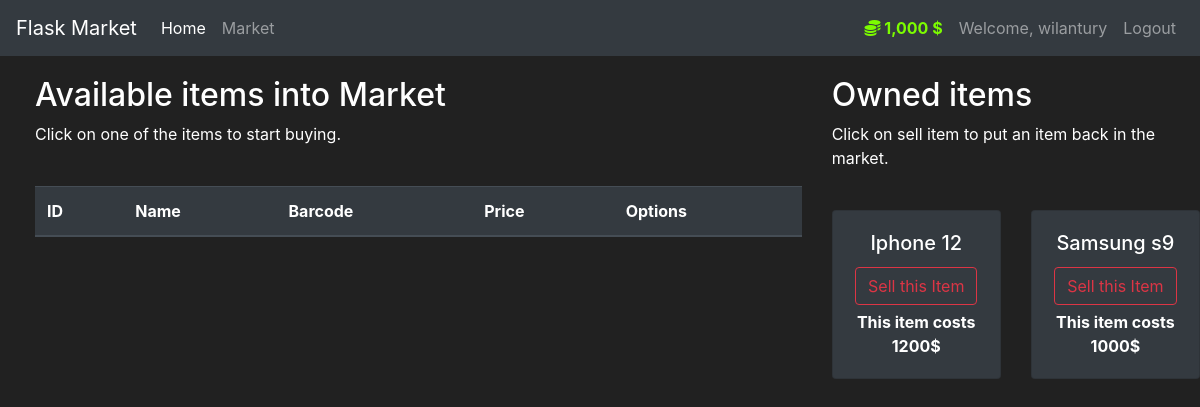
The page /market (signed in) on the database as committed earlier.
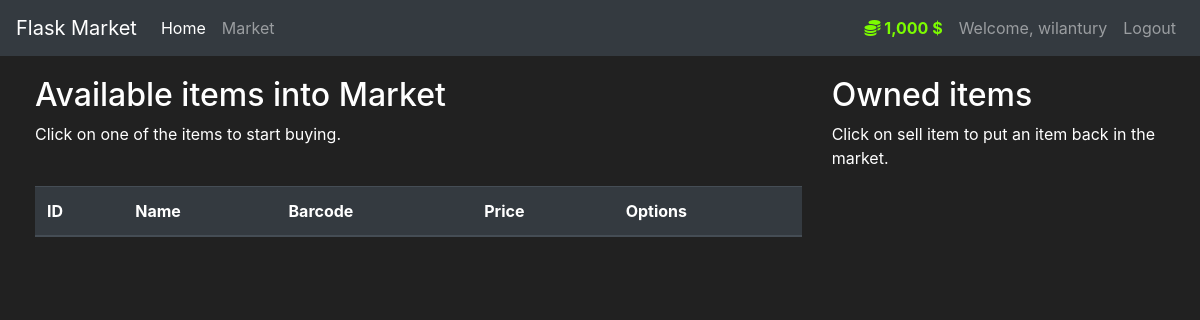
The same page on the database as committed later.
### market/models.py (models this page shows, shortened)
class User(db.Model, UserMixin):
    id = db.Column(db.Integer(), primary_key=True)
    username = db.Column(db.String(length=30), nullable=False, unique=True)
    email_address = db.Column(db.String(length=50), nullable=False, unique=True)
    password_hash = db.Column(db.String(length=60), nullable=False)
    budget = db.Column(db.Integer(), nullable=False, default=1000)
    items = db.relationship('Item', backref='owned_user', lazy=True)
    @property
    def prettier_budget(self):
        if len(str(self.budget)) > 3:
            value = str(self.budget)
            return f'{value[:-3]},{value[-3:]} $'
        else:
            return f'{self.budget} $'
    @property
    def password(self):
        return self.password

class Item(db.Model):
    id = db.Column(db.Integer(), primary_key=True)
    name = db.Column(db.String(length=30), nullable=False, unique=True)
    price = db.Column(db.Integer(), nullable=False)
    barcode = db.Column(db.String(length=12), nullable=False, unique=True)
    description = db.Column(db.String(length=1024), nullable=False, unique=True)
    owner =db.Column(db.Integer(), db.ForeignKey('user.id'))

### market/routes.py (the view, shortened to what this page needs)
@app.route('/market', methods=['GET', 'POST'])
@login_required
def market_page():
    purchase_form = PurchaseItemForm()
    selling_form = SellItemForm()
    if request.method == 'GET':
        items = Item.query.filter_by(owner=None)
        owned_items = Item.query.filter_by(owner=current_user.id)
        return render_template('market.html', items=items, purchase_form=purchase_form,
                        owned_items=owned_items, selling_form=selling_form)

### market/models.py (called while the page is built)
@login_manager.user_loader
def load_user(user_id):
    return User.query.get(int(user_id))

### market/templates/market.html (shortened to what this page needs)
{% extends 'base.html' %}
{% block content %}
    <div class="row" style="margin-top:20px; margin-left:20px">
        <div class="col-8">
            <h2>Available items into Market</h2>
            <p>Click on one of the items to start buying.</p>
            <br>
            <table class="table table-hover table-dark">
                <thead>
                    <tr>
                        <th scope="col">ID</th>
                        <th scope="col">Name</th>
                        <th scope="col">Barcode</th>
                        <th scope="col">Price</th>
                        <th scope="col">Options</th>
                    </tr>
                </thead>
            </table>
        </div>
        <div class="col-4">
            <h2>Owned items</h2>
            <p>Click on sell item to put an item back in the market.</p>
            <br>
            <div class="row">
                {% for owned_item in owned_items %}
                    <div class="col-md-6">
                        <div style="margin-bottom: 5px" class="card text-center bg-dark">
                            <div class="card-body">
                                <h5 class="card-title">{{ owned_item.name }}</h5>
                                <button type="button" class="btn btn-outline-danger" style="margin-bottom: 5px"
                                        data-toggle="modal" data-target="#Modal-SellingConfirm-{{ owned_item.id }}">
                                    Sell this Item
                                </button>
                                <p class="card-text"><strong>
                                    This item costs {{ owned_item.price }}$
                                </strong></p>
                            </div>
                        </div>
                    </div>
                {% endfor %}
            </div>
        </div>
    </div>
{% endblock content %}

### market/templates/base.html (shortened to what this page needs)
<!doctype html>
<html lang="en">
   <head>
      <link rel="stylesheet" href="https://cdn.jsdelivr.net/npm/bootstrap@4.5.3/dist/css/bootstrap.min.css">
   </head>
   <body>
        <nav class="navbar navbar-expand-md navbar-dark bg-dark">
            <a class="navbar-brand" href="#">Flask Market</a>
            <div class="collapse navbar-collapse" id="navbarNav" style="justify-content: space-between;">
                <ul class="navbar-nav mr-auto">
                    <li class="nav-item active">
                        <a class="nav-link" href="{{ url_for('home_page')}}">Home <span class="sr-only">(current)</span></a>
                    </li>
                    <li class="nav-item">
                        <a class="nav-link" href="{{ url_for('market_page') }}">Market</a>
                    </li>
                </ul>
                {% if current_user.is_authenticated %}
                    <ul class="navbar-nav">
                        <li class="nav-item">
                            <a class="nav-link" style="color:lawngreen; font-weight:bold">
                                <i class="fas fa-coins"></i>
                                {{ current_user.prettier_budget }}
                            </a>
                        </li>
                        <li class="nav-item">
                            <a class="nav-link">Welcome, {{ current_user.username }}</a>
                        </li>
                        <li class="nav-item">
                            <a class="nav-link" href="{{ url_for('logout') }}">Logout</a>
                        </li>
                    </ul>
                {% endif %}
            </div>
        </nav>
      {% block content %}
      {% endblock content %}
   </body>
</html>

### market/templates/base.html (style rules this page uses)
body { background-color: #212121; color: white }

Rows that differ between the two databases and show on the page:
no longer on this page (row edited): Item: name "Iphone 12", price "1200"
no longer on this page (row edited): Item: name "Samsung s9", price "1000"
